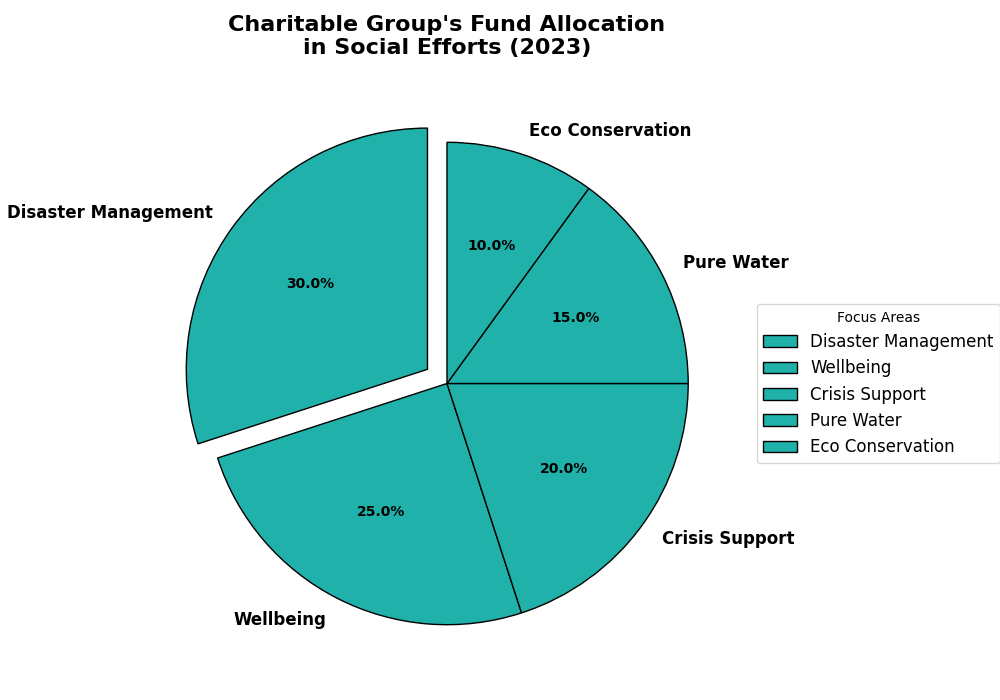

Write the Python code that produced this figure.
import matplotlib.pyplot as plt

initiatives = ['Disaster Management', 'Wellbeing', 'Crisis Support', 'Pure Water', 'Eco Conservation']
investment_percentages = [30, 25, 20, 15, 10]

# Apply a single color for all initiatives
color = '#20B2AA'

# Highlight the 'Disaster Management' sector by exploding it slightly
explode = (0.1, 0, 0, 0, 0)

plt.figure(figsize=(10, 7))
wedges, texts, autotexts = plt.pie(
    investment_percentages, 
    labels=initiatives, 
    autopct='%1.1f%%', 
    startangle=90, 
    colors=[color] * len(initiatives),  # Use the same color for all slices
    explode=explode,
    wedgeprops={'edgecolor': 'black'}
)

for text in texts:
    text.set_fontsize(12)
    text.set_weight('bold')
for autotext in autotexts:
    autotext.set_fontsize(10)
    autotext.set_weight('bold')
    autotext.set_color('black')

plt.title("Charitable Group's Fund Allocation\nin Social Efforts (2023)", fontsize=16, fontweight='bold', pad=20)

plt.legend(wedges, initiatives, title="Focus Areas", loc='center left', bbox_to_anchor=(1, 0, 0.5, 1), fontsize=12)

plt.tight_layout()

plt.show()
